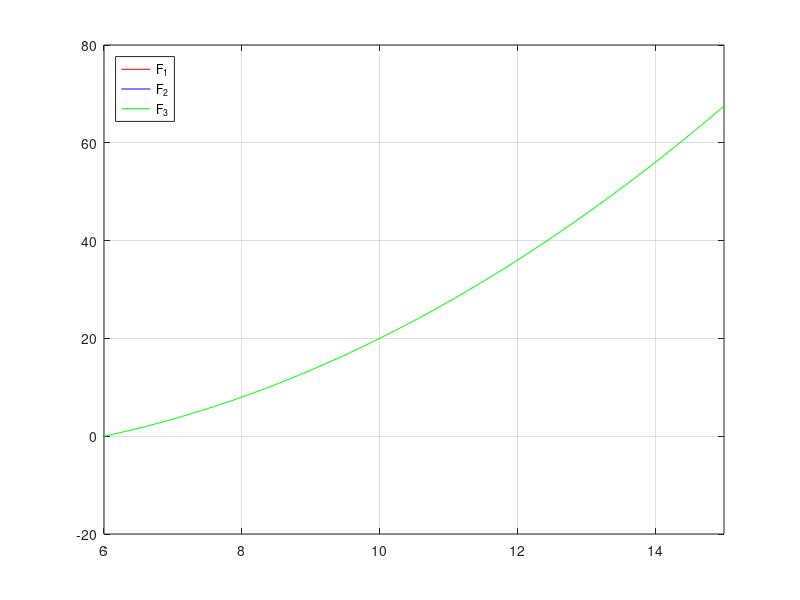

Write MATLAB code to recreate this figure.
fplot(@(x) sin(2*x-3)-3,[-10 -3],'r')
hold on
fplot(@(x) (abs(x+3)^(1/3)-2),[-3 6],'b')
hold on
fplot(@(x) (x^2/2-3*x),[6 15],'g')
hold off
grid on
legend({'F_1','F_2','F_3'},'Location','northwest')
